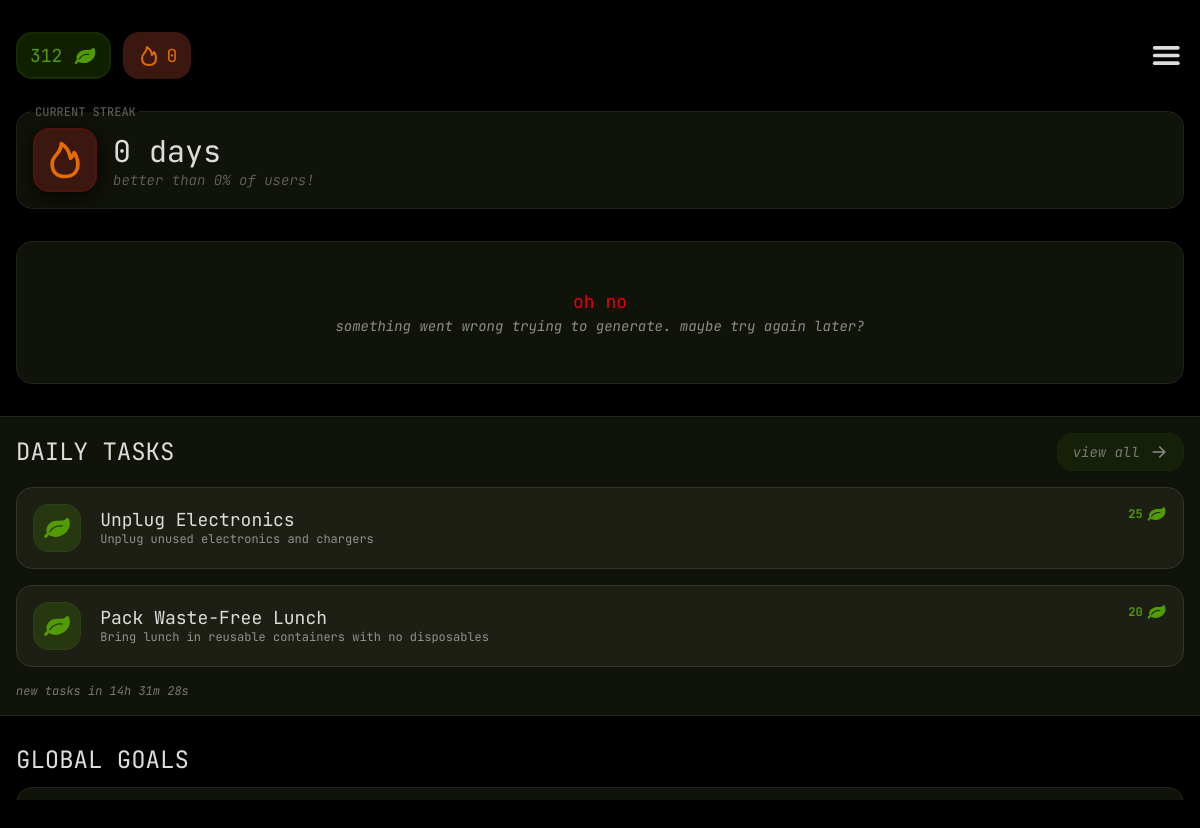
The page /dashboard.php (signed in) on the database its author committed.
### tables this page shows
CREATE TABLE TASK (
    ID VARCHAR(50) PRIMARY KEY,
    title VARCHAR(500),
    description VARCHAR(2000),
    curator_instructions VARCHAR(500),
    active BOOLEAN,

    target INT,
    excess_limit INT,
    reward_rate INT,
    goal_type VARCHAR(100),
    goal_contribution DECIMAL(20,10),
    

    occurance_type VARCHAR(10),
    schedule INT,

    FOREIGN KEY (goal_type) REFERENCES GOAL_TYPE(ID)
);

### api/redemption/functions.php (called while the page is built)
<?php
function redemption_get_total_redeemed($username)
{
    include dirname(__DIR__) . "/conn.php";
    $query = "SELECT COALESCE(SUM(price), 0) as total FROM redemption WHERE user = '$username'";
    $result = mysqli_query($dbConnection, $query);
    $row = mysqli_fetch_assoc($result);
    return $row ? intval($row['total']) : 0;
}

### api/points/functions.php (called while the page is built)
<?php
function points_get_current($username)
{
    include dirname(__DIR__) . "/conn.php";
    include dirname(__DIR__) . "/redemption/functions.php";
    return points_get_total($username) - redemption_get_total_redeemed($username);
}
function points_get_total($username)
{
    include dirname(__DIR__) . "/conn.php";
    $query = "SELECT SUM(task.reward_rate * submission.action_count) as total
            FROM submission
            JOIN task ON submission.task_id = task.id
            WHERE submission.user = '$username' AND submission.status = 'approved'";
    $result = mysqli_query($dbConnection, $query);
    $row = mysqli_fetch_assoc($result);
    return intval($row['total'] ?? 0);
}

### api/users/contribution.php (called while the page is built, shortened)
<?php
function user_get_contribution_total_worded($username, $time_start = NULL, $time_end = NULL)
{
    include dirname(__DIR__) . '/conn.php';
    $query = "SELECT
    GOAL_TYPE.*, COALESCE(
        (
        SELECT
            SUM(TASK.goal_contribution * SUBMISSION.action_count) as total
            from SUBMISSION
            inner join TASK on TASK.ID = SUBMISSION.task_ID
            where
                (SUBMISSION.user = '$username') AND
                (TASK.goal_type = GOAL_TYPE.ID) " .
        ((is_null($time_start) || is_null($time_end)) ? "" : "AND (SUBMISSION.submitted_timestamp BETWEEN '$time_start' AND '$time_end')")
        . "
        )
        , 0) as total FROM GOAL_TYPE;";
    $query_result = mysqli_query($dbConnection, $query);
    $result = array();
    foreach (mysqli_fetch_all($query_result, MYSQLI_ASSOC) as $row) {
        $result[$row['ID']] = array(
            'term' => $row['term'],
            'total' => floatval($row['total']),
            'unit' => $row['unit'],
            'decimals' => intval($row['decimal_points'])
        );
    }
    return $result;
}
function user_get_streak($username)
{
    include dirname(__DIR__) . '/conn.php';
    $query = "SELECT DISTINCT FLOOR(submitted_timestamp / 86400) as day
              FROM SUBMISSION WHERE user = '$username' ORDER BY day DESC";
    $query_result = mysqli_query($dbConnection, $query);
    $today = floor(time() / (86400));
    $expected_day = $today - 1;
    foreach (mysqli_fetch_all($query_result) as $row) {
        $day = intval($row[0]);
        if ($day >= $expected_day) {
            $expected_day -= 1;
        } else {
            return $today - $expected_day - 1;
        }
    }
    return $today - $expected_day - 1;
}
function user_get_streak_percentile($username)
{
    include dirname(__DIR__) . '/conn.php';
    $currentStreak = user_get_streak($username);
    $query = "SELECT DISTINCT user FROM SUBMISSION";
    $result = mysqli_query($dbConnection, $query);
    $totalUsers = 0;
    $usersWithLowerStreak = 0;
    foreach (mysqli_fetch_all($result) as $row) {
        $user = $row[0];
        $userStreak = user_get_streak($user);
        $totalUsers++;
    }
    return floor(($usersWithLowerStreak / $totalUsers) * 100);
}

### api/task/functions.php (called while the page is built, shortened)
<?php
function task_fetch_daily_tasks()
{
    include dirname(__DIR__) . '/conn.php';
    $dayOfWeek = (intval(date('N')) - 1) % 7;
    $query = "SELECT * FROM task WHERE occurance_type = 'daily' AND (schedule & (1 << $dayOfWeek)) != 0 AND active = 1";
    $result = mysqli_query($dbConnection, $query);
    return mysqli_fetch_all($result, MYSQLI_ASSOC);
}
function task_already_submitted($taskID, $username)
{
    include dirname(__DIR__) . '/conn.php';
    $taskQuery = "SELECT occurance_type FROM task WHERE ID = '$taskID'";
    $taskResult = mysqli_query($dbConnection, $taskQuery);
    $task = mysqli_fetch_assoc($taskResult);
    if ($task['occurance_type'] == 'weekly') {
        include_once dirname(__DIR__) . '/utils/time_util.php';
        $currentWeek = getEpochWeek(time() * 1000);
        $weekStart = ($currentWeek * 7 - 3) * 86400;
        $weekEnd = (($currentWeek + 1) * 7 - 3) * 86400;
        $query = "SELECT * FROM submission
                  WHERE submission.submitted_timestamp BETWEEN $weekStart AND $weekEnd
                  AND submission.user = '$username'
                  AND submission.task_ID = '$taskID'";
    } else {
        $day = intval(time() / 86400);
        $dayStart = $day * 86400;
        $dayEnd = ($day + 1) * 86400;
        $query = "SELECT * FROM submission
                  WHERE submission.submitted_timestamp BETWEEN $dayStart AND $dayEnd
                  AND submission.user = '$username'
                  AND submission.task_ID = '$taskID'";
    }
    $result = mysqli_query($dbConnection, $query);
    return mysqli_num_rows($result) > 0;
}

### dashboard.php (the view, shortened to what this page needs)
<?php
include './api/users/contribution.php';
include './api/task/functions.php';
include './api/points/functions.php';
include './api/credentials.php';
include './api/users/functions.php';
$tasks = task_fetch_daily_tasks();
?>
<!DOCTYPE html>
<html lang="en">
<head>
    <link rel="stylesheet" href="./styles/style.css">
    <link rel="stylesheet" href="./styles/dashboard.css">
</head>
<body>
    <div id="page">
        <div id="parent">
            <div id="header">
                <div id="stats">
                    <div id="leaves">
                        <h4>
                            <?php echo points_get_current($username); ?>
                        </h4>
                        <img src="./assets/leaf.svg">
                    </div>
                    <div id="streak">
                        <img src="./assets/fire.svg">
                        <h4>
                            <?php echo user_get_streak($username) ?>
                        </h4>
                    </div>
                </div>
                <img onclick="toggleNavbar()" id="burger" src="./assets/burger.svg">
            </div>
            <div id="streak-info" class="border">
                <h6 class="box-title">CURRENT STREAK</h6>
                <img src="./assets/fire.svg" class="border">
                <div id="details">
                    <h2>
                        <?php echo user_get_streak($username) . " day" . (user_get_streak($username) == 1 ? "" : "s") ?>
                    </h2>
                    <h5>
                        better than <?php echo user_get_streak_percentile($username) ?>% of users!
                    </h5>
                </div>
            </div>
            <div id="fun-fact" class="border" data-state='loading' data-payload='<?php echo htmlspecialchars(json_encode(user_get_contribution_total_worded($username))); ?>'>
                <div id="failure">
                    <h4>oh no</h4>
                    <h5>something went wrong trying to generate. maybe try again later?</h5>
                </div>
            </div>
            <div id="tasks">
                <div id="title">
                    <h3>DAILY TASKS</h3>
                    <a href="./tasks.php" id="view-all" class="border">
                        <h5>view all</h5>
                        <img src="./assets/arrow_right.svg">
                    </a>
                </div>
                <div id="task-container">
                    <?php foreach (
                        array_filter($tasks, function ($v, $_) {
                            global $username;
                            return !task_already_submitted($v['ID'], $username);
                        }, ARRAY_FILTER_USE_BOTH) as $row
                    ): ?>
                        <a class="task-card" id="<?php echo $row['occurance_type'] ?>" href="./task_submission.php?ID=<?php echo urlencode($row['ID']) ?>">
                            <img id="icon" class="border" src="./assets/leaf.svg">
                            <div id="details">
                                <h4><?php echo $row['title'] ?></h4>
                                <h6><?php echo $row['description'] ?></h6>
                            </div>
                            <div id="points">
                                <h6><?php echo $row['target'] * $row['reward_rate'] ?></h6>
                                <img src="./assets/leaf.svg">
                            </div>
                        </a>
                    <?php endforeach; ?>
                </div>
                <div id="timer">
                    <h6>new tasks in</h6>
                    <h6 class="countdown"></h6>
                </div>
            </div>
            <div id="goals">
                <h3 id="title">GLOBAL GOALS</h3>
                <div id="goal-container">
                    <div class="goal-card">
                    </div>
                </div>
            </div>
        </div>
    </div>
</body>
</html>

### styles/style.css (style rules this page uses)
:root { --text: #ddd; --secondary-text: #7f7f7f; --background: #000; --background-secondary: #101309; --tertiary: #34352d; --tertiary-background: #1d1f15; --accent: #519C03; --accent-background: color-mix(in srgb, var(--accent) 20%, transparent 80%); --accent-border: color-mix(in srgb, var(--accent) 10%, transparent 90%); --daily: #3B82F6; --daily-background: color-mix(in srgb, var(--daily), transparent 80%); --weekly: #8B5CF6; --weekly-background: color-mix(in srgb, var(--weekly), transparent 80%); --streak: #e76c00; --error: #E7000B; --error-secondary: #3A170F; --border-color: #202318; --border-radius: 16px; --border-width: 1px; --title-size: 6rem; --screen-padding: 2rem; --block-padding: 1rem; --submission-card-width: 30em; --pending: #F0B000; --pending-background: color-mix(in srgb, var(--pending), transparent 80%); --approved: var(--accent); --approved-background: var(--accent-background); --rejected: var(--error); --rejected-background: var(--error-secondary); }
html, body, head { background: black; }
h1, h2, h3, h4, h5, h6, p, input, textarea, select, option, button, a, span, button, label, small, p { font-family: 'Jetbrains Mono'; font-weight: 400; color: var(--text); }
h2 { font-size: 1.875rem; }
h3 { font-size: 1.5rem; }
h4 { font-size: 1.125rem; }
h5 { font-size: 0.875rem; }
h6 { font-size: 0.75rem; }
.border, .progressbar, .task-card, .task-card-detailed, .submission-card, .task-minimal-card, .task-selector-card { background: var(--background-secondary); border-style: solid; border-width: var(--border-width); border-color: var(--border-color); border-radius: var(--border-radius); padding: var(--block-padding); }
.box-title { position: absolute; top: -0.5em; left: 2ch; padding: 0 0.5ch; line-height: 1em; font-weight: 500; background-color: black; background-image: linear-gradient(var(--background-secondary), var(--background-secondary)); background-size: 100% 50%; background-position: center bottom; background-repeat: no-repeat; color: color-mix(in srgb, var(--text) 40%, black); }

### styles/dashboard.css (style rules this page uses)
#page { display: flex; flex-direction: column; position: relative; height: calc(var(--vh, 1vh) * 100); width: 100%; overflow: hidden; scroll-behavior: none; }

### rows shown on the page
task: title "Unplug Electronics", description "Unplug unused electronics and chargers", $row['target'] * $row['reward_rate'] "25"
task: title "Pack Waste-Free Lunch", description "Bring lunch in reusable containers with no disposables", $row['target']*$row['reward_rate'] "20"

### other values the page prints
points_get_current($username) "312"
user_get_streak($username) "0"
user_get_streak_percentile($username) "0"
